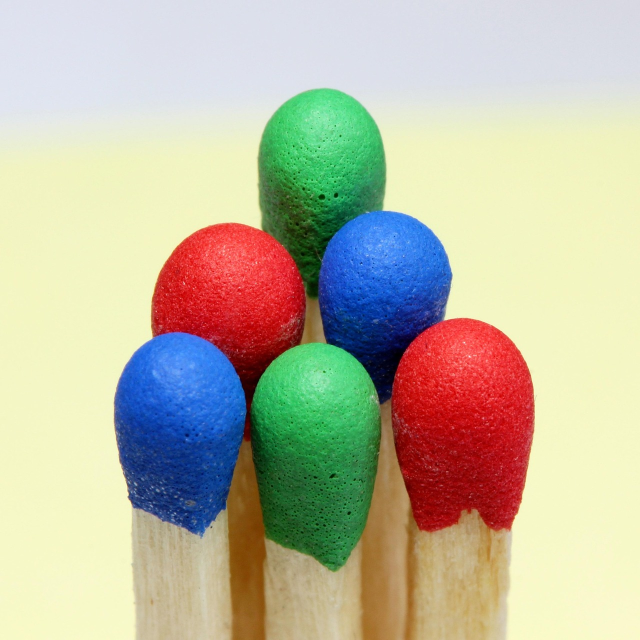
#> input picture resim.jpg, 1280 x 1280 px (shown at 1/2 size)
$ python bolge_alma.py
#> lines starting #> are read from the running program, lines starting #| are printed output that depends on the picture; after the words box and inside, x2 and y2 are one past the last pixel; in counts of white or black regions, pixels touching at a corner belong together
import cv2
import numpy


# İmread ile okunmak istenen resmi okuyoruz ve picture değişkenine atıyoruz
picture = cv2.imread("resim.jpg")
#> picture is the input picture: shape (1280, 1280, 3); mean B, G, R 162.4, 184.9, 189.1

kesit = picture[150:450,500:900]
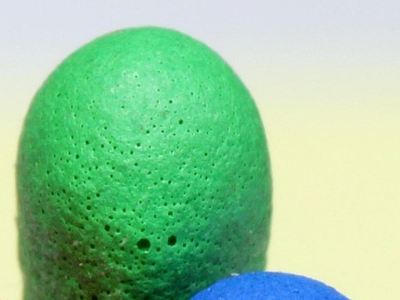
#> kesit: shape (300, 400, 3); mean B, G, R 155.4, 201.1, 145
picture[0:300,0:400] = kesit
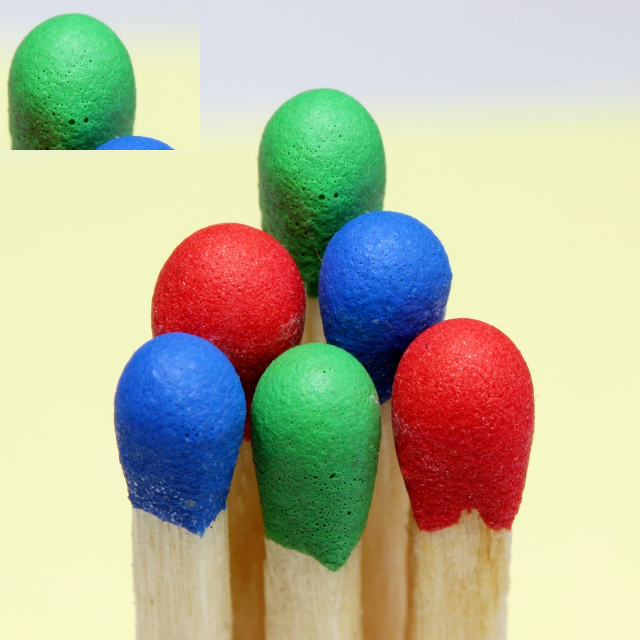
#> picture: shape (1280, 1280, 3) (shown at 1/2 size); 7.31% of pixels changed, all inside (x1, y1, x2, y2) = (0, 0, 400, 300)
# İm show ilede o resmi ekrana basıyoruz
#cv2.imshow("Kesit",kesit)
cv2.imshow("kibritler",picture)
# Pencere açıldıktan sonra herhangi bir tuşa basana kadar pencereyi görünür kılar.
cv2.waitKey(0)
# Shape ile o görselin uzunluğunu gnişliğini ve bgr değerini öğreniriz
print(picture.shape)
#| (1280, 1280, 3)
#Pencereleri kapattığıız zaman arka taraftaki tüm opencvleri kapatır.
cv2.destroyAllWindows()

$ run again, with img1.JPG copied over resim.jpg
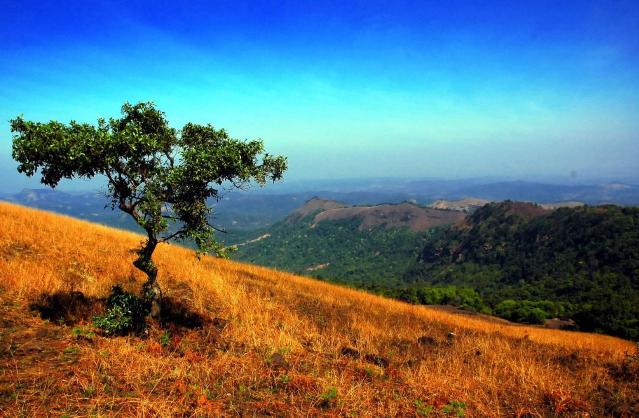
#> input picture img1.JPG, 1278 x 836 px (shown at 1/2 size)
#> picture is the input picture: shape (836, 1278, 3); mean B, G, R 118.6, 113.4, 96
#> `kesit = picture[150:450,500:900]`:
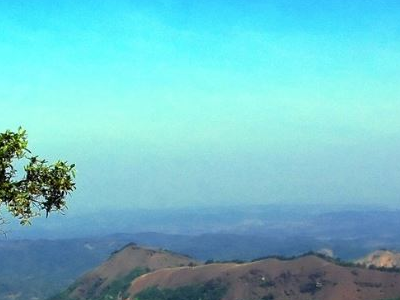
#> kesit: shape (300, 400, 3); mean B, G, R 202.4, 193.4, 113.9
#> `picture[0:300,0:400] = kesit`:
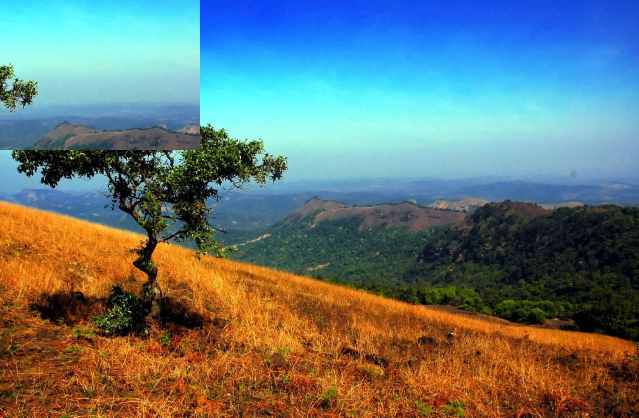
#> picture: shape (836, 1278, 3) (shown at 1/2 size); 11.23% of pixels changed, all inside (x1, y1, x2, y2) = (0, 0, 400, 300)
#| (836, 1278, 3)
